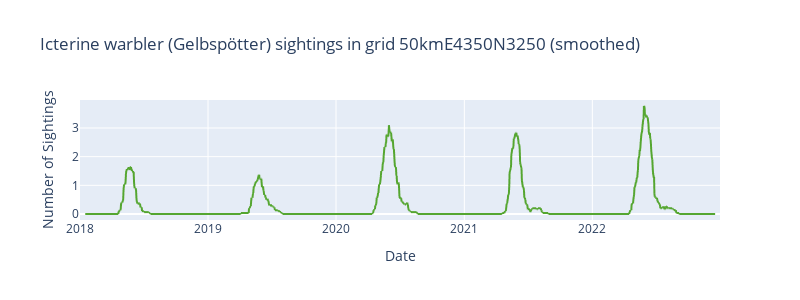

The notebook cell saved with this chart:
### Code cell
smoothed_warbler = warbler.copy()
smoothed_warbler['n_sightings'] = warbler['n_sightings'].rolling(window=30, center=True).mean()
plot_time_series(data=smoothed_warbler, title='Icterine warbler (Gelbspötter) sightings in grid 50kmE4350N3250 (smoothed)')

### Figure 1 — Plotly figure (JSON) as saved in the notebook; plotly's stock layout.template omitted (floating-point values rounded to 4 significant figures; data arrays with more than 128 entries replaced by an {"elided": "..."} marker saying what was removed)
{"data": [{"hovertemplate": "date=%{x}<br>n_sightings=%{y}<extra></extra>", "legendgroup": "", "line": {"color": "#55a630", "dash": "solid"}, "marker": {"symbol": "circle"}, "mode": "lines", "name": "", "showlegend": false, "type": "scattergl", "x": {"elided": "1826 str values"}, "xaxis": "x", "y": {"elided": "1826 float values"}, "yaxis": "y"}], "layout": {"height": 300, "legend": {"tracegroupgap": 0}, "title": {"text": "Icterine warbler (Gelbspötter) sightings in grid 50kmE4350N3250 (smoothed)"}, "width": 800, "xaxis": {"anchor": "y", "domain": [0, 1], "title": {"text": "Date"}}, "yaxis": {"anchor": "x", "domain": [0, 1], "title": {"text": "Number of Sightings"}}}}
